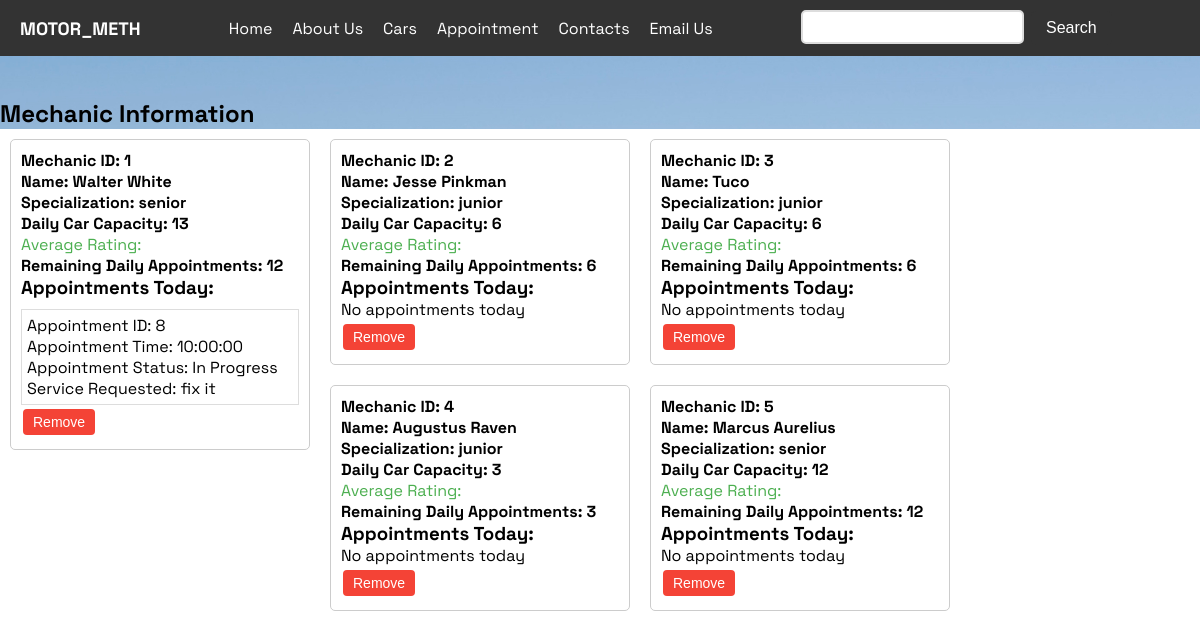
Page /php/show_mechanic_slots.php on the committed database.
### tables this page shows
CREATE TABLE `mechanic` (
  `MechanicID` int(11) NOT NULL,
  `Username` varchar(50) DEFAULT NULL,
  `Name` varchar(100) DEFAULT NULL,
  `PasswordHash` varchar(255) DEFAULT NULL,
  `Specialization` varchar(100) DEFAULT NULL,
  `DailyCarCapacity` int(11) DEFAULT NULL,
  `AverageRating` decimal(3,2) DEFAULT NULL,
  `TotalRatings` int(11) DEFAULT NULL,
  `Phone` varchar(25) DEFAULT NULL
);

CREATE TABLE `appointment` (
  `AppointmentID` int(11) NOT NULL,
  `ClientID` int(11) DEFAULT NULL,
  `MechanicID` int(11) DEFAULT NULL,
  `AdminID` int(11) DEFAULT NULL,
  `AppointmentDate` date DEFAULT NULL,
  `AppointmentTime` time DEFAULT NULL,
  `AppointmentType` varchar(50) DEFAULT NULL,
  `AppointmentStatus` varchar(50) DEFAULT NULL,
  `ServiceRequested` text DEFAULT NULL,
  `PartsNeeded` text DEFAULT NULL,
  `Notes` text DEFAULT NULL,
  `CarID` int(11) DEFAULT NULL
);

### php/show_mechanic_slots.php (the view, shortened to what this page needs)
<?php
include 'db_connect.php';
function getRemainingAppointments($conn, $mechanic_id, $daily_car_capacity) {
    $today = date("Y-m-d");
    $query = "SELECT COUNT(*) as numAppointments FROM Appointment WHERE MechanicID = '$mechanic_id' AND DATE(AppointmentDate) = '$today'";
    $result = mysqli_query($conn, $query);
    $row = mysqli_fetch_assoc($result);
    $appointments_today = $row['numAppointments'];
    return max(0, $daily_car_capacity - $appointments_today);
}
function getMechanicAppointments($conn, $mechanic_id) {
    $today = date("Y-m-d");
    $query = "SELECT * FROM Appointment WHERE MechanicID = '$mechanic_id' AND DATE(AppointmentDate) = '$today'";
    $result = mysqli_query($conn, $query);
    $appointments = [];
    while ($row = mysqli_fetch_assoc($result)) {
        $appointments[] = $row;
    }
    return $appointments;
}
?>
<!DOCTYPE html>
<html lang="en">
<head>
    <link rel="stylesheet" href="../css/style.css">
</head>
<body>
    <?php include 'header.php'; ?>
    <div class="content-wrapper">
        <br><br>
        <h2>Mechanic Information</h2>
        <?php
        $query = "SELECT MechanicID, Name AS MechanicName, Specialization, DailyCarCapacity, AverageRating FROM Mechanic";
        $result = mysqli_query($conn, $query);
        if ($result && mysqli_num_rows($result) > 0) {
            while ($row = mysqli_fetch_assoc($result)) {
                $remaining_appointments = getRemainingAppointments($conn, $row['MechanicID'], $row['DailyCarCapacity']);
                echo "<div class='mechanic-box'>";
                echo "<div class='mechanic-info'>Mechanic ID: {$row['MechanicID']}</div>";
                echo "<div class='mechanic-info'>Name: {$row['MechanicName']}</div>";
                echo "<div class='mechanic-info'>Specialization: {$row['Specialization']}</div>";
                echo "<div class='mechanic-info'>Daily Car Capacity: {$row['DailyCarCapacity']}</div>";
                echo "<div class='mechanic-rating'>Average Rating: {$row['AverageRating']}</div>";
                echo "<div class='mechanic-info'>Remaining Daily Appointments: {$remaining_appointments}</div>";
                echo "<div class='appointments-container'>";
                echo "<h3>Appointments Today:</h3>";
                $appointments = getMechanicAppointments($conn, $row['MechanicID']);
                if (!empty($appointments)) {
                    foreach ($appointments as $appointment) {
                        echo "<div class='appointment'>";
                        echo "<div>Appointment ID: {$appointment['AppointmentID']}</div>";
                        echo "<div>Appointment Time: {$appointment['AppointmentTime']}</div>";
                        echo "<div>Appointment Status: {$appointment['AppointmentStatus']}</div>";
                        echo "<div>Service Requested: {$appointment['ServiceRequested']}</div>";
                        echo "</div>";
                    }
                } else {
                    echo "<p>No appointments today</p>";
                }
                echo "</div>";
                echo "<form method='post' action='".htmlspecialchars($_SERVER["PHP_SELF"])."'>";
                echo "<input class='remove-btn' type='submit' name='remove_mechanic' value='Remove'>";
                echo "</form>";
                echo "</div>";
            }
        } else {
            echo "<p>No mechanics found</p>";
        }
        ?>
    </div>
</body>
</html>

### css/style.css (style rules this page uses)
.space-grotesk-container { font-family: "Space Grotesk", sans-serif; font-optical-sizing: auto; font-weight: 400; font-style: normal; }
* { margin: 0; padding: 0; box-sizing: border-box; }
.content-wrapper { background-image: url("../assets/breakingbad_rv.jpg"); background-size: cover; background-repeat: no-repeat; min-height: 100%; width: 100%; }

### php/show_mechanic_slots.php (style rules this page uses)
.mechanic-box { border: 1px solid #ccc; border-radius: 5px; padding: 10px; margin: 10px; width: 300px; float: left; }
.mechanic-info { font-weight: bold; }
.mechanic-rating { color: #4CAF50; }
.remove-btn { background-color: #f44336; border: none; color: white; padding: 5px 10px; text-align: center; text-decoration: none; display: inline-block; font-size: 14px; margin: 4px 2px; cursor: pointer; border-radius: 4px; }
.appointment { margin-top: 10px; border: 1px solid #ddd; padding: 5px; }

### rows in the picture
mechanic: MechanicID "1", Name "Walter White", Specialization "senior", DailyCarCapacity "13", remaining_appointments "12"
appointment: AppointmentID "8", AppointmentTime "10:00:00", AppointmentStatus "In Progress", ServiceRequested "fix it"
mechanic: MechanicID "2", Name "Jesse Pinkman", Specialization "junior", DailyCarCapacity "6", shows "No appointments today"
mechanic: MechanicID "3", Name "Tuco", Specialization "junior", DailyCarCapacity "6", shows "No appointments today"
mechanic: MechanicID "4", Name "Augustus Raven", Specialization "junior", DailyCarCapacity "3", shows "No appointments today"
mechanic: MechanicID "5", Name "Marcus Aurelius", Specialization "senior", DailyCarCapacity "12", shows "No appointments today"
